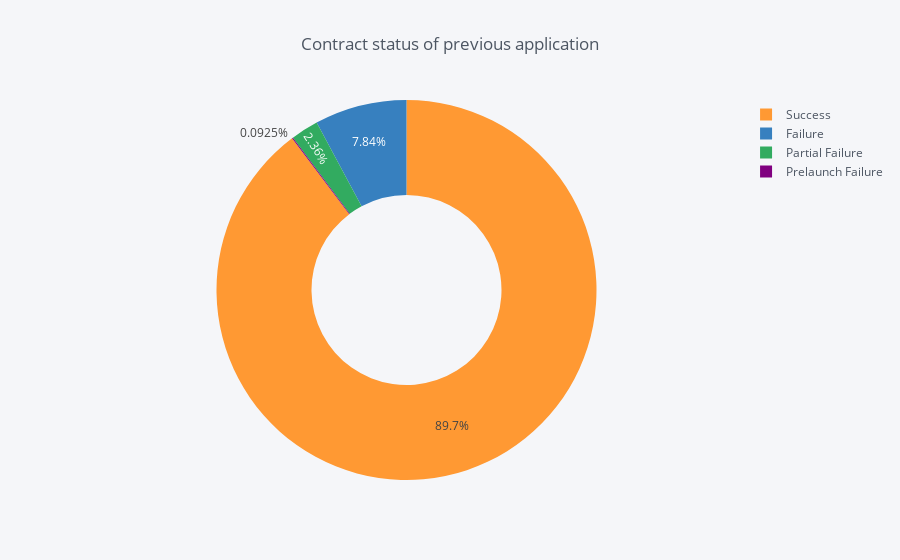

Notebook cell for this chart:
### Markdown cell above
### 4.5. Mission Status

### Code cell
temp = space["Status Mission"].value_counts()
df = pd.DataFrame({'labels': temp.index,'values': temp.values})
df.iplot(kind='pie',labels='labels',values='values', title='Contract status of previous application', hole = 0.5)

### Figure 1 — Plotly figure (JSON) as saved in the notebook; plotly's stock layout.template omitted (floating-point values rounded to 4 significant figures)
{"data": [{"hole": 0.5, "labels": ["Success", "Failure", "Partial Failure", "Prelaunch Failure"], "marker": {"colors": ["rgba(255, 153, 51, 1.0)", "rgba(55, 128, 191, 1.0)", "rgba(50, 171, 96, 1.0)", "rgba(128, 0, 128, 1.0)"]}, "name": "", "type": "pie", "values": [3879, 339, 102, 4]}], "layout": {"legend": {"bgcolor": "#F5F6F9", "font": {"color": "#4D5663"}}, "paper_bgcolor": "#F5F6F9", "plot_bgcolor": "#F5F6F9", "title": "Contract status of previous application", "titlefont": {"color": "#4D5663"}}}
